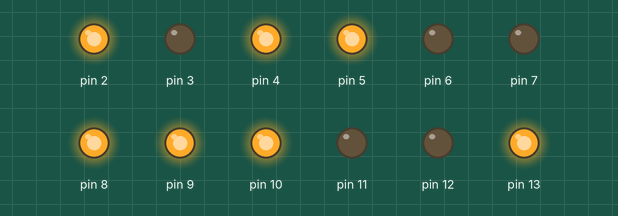
Bench run of a sketch on a simulated Arduino Uno, built with avr-gcc and run on an emulated ATmega328P. On the bench: output pins drawn as LEDs (lit = HIGH).

Above: at 3.83 s.
At 4.5 s:
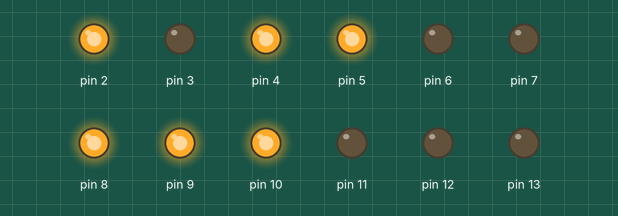
Timing chart, 0 to 6.7 s (numbered marks = the images above):
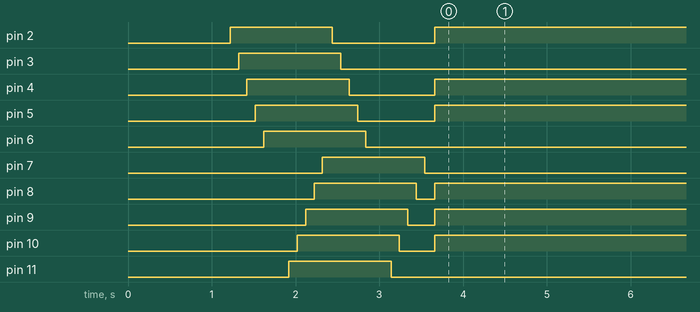

The sketch:

program.ino
```cpp
int miliseconds = 0;
int seconds = 0;
int minutes = 14;
int hours = 13;
bool secondBeep = false;
bool minutesArray[] = { false, false, false, false, false, false };
bool hoursArray[] = { false, false, false, false, false, false };
unsigned long lastTime = 0;
int secondsInAMinute = 60;     //60
int minutesInAnHour = 60;      //60
int hoursInADay = 24;          //24
int milisecondsInASecond = 1000;  //1000
bool debug = false;
void setup() {
  // put your setup code here, to run once:
  initPins();
  runDiag();
  //coolThing();
  startSerial();
}

void initPins()
{
  for (int i = 2; i < 14; i++) {
    pinMode(i, OUTPUT);
  }
}
void startSerial()
{
  if(debug)
  {
    Serial.begin(9600);
    Serial.print("Begin Run");
  }
}

void runDiag()
{
  setAll(false);
  delay(20);
  setAll(true);
  delay(20);
  setAll(false);
  delay(20);
}

void loop() {
  // put your main code here, to run repeatedly:
  unsigned long currentTime = millis();
  if (hasBeenASecond(currentTime))
  {
    lastTime += milisecondsInASecond;
    incrementTime();
    setSeconds();
    setMinutes();
    setHours();
    setSecondBeep();
    setHourBeeps();
    setMinuteBeeps();
  }
}

bool hasBeenASecond(unsigned long now) {
  return (now - lastTime) >= milisecondsInASecond;
}
void dumpArray()
{
  if(debug)
  {
    Serial.print("{");
    for (int i = 0; i <= 5; i++)
    {
      Serial.print(minutesArray[i]);
      if(i < 5) Serial.print(",");
    }
    Serial.print("}");
  }
}

void incrementTime() {
  seconds++;
  if (seconds >= secondsInAMinute) {
    seconds = 0;
    minutes++;
  }
  if (minutes >= minutesInAnHour) {
    if(debug) Serial.print(minutes);
    dumpArray();
    minutes = 0;
    hours++;
  }
  if (hours >= hoursInADay) {
    hours = 0;
  }
}

void setAll(bool val) {
  for (int i = 2; i < 7; i++) {
    setBeep(i, val);
    delay(100);
  }
  for (int i = 13; i >= 7; i--) {
    setBeep(i, val);
    delay(100);
  }
}

void coolThing() {
  for (int j = 0; j < 100; j++) {
    for (int i = 2; i < 10; i++) {
      if (i < 7) {
        setBeep(i, HIGH);
      }
      delay(100);
      setBeep(i - 3, LOW);
    }
    for (int i = 13; i >= 4; i--) {
      if (i >= 7) {
        setBeep(i, HIGH);
      }
      delay(100);
      setBeep(i + 3, LOW);
    }
  }
}


void setBeep(int pin, bool val) {
  if (val) {
    digitalWrite(pin, HIGH);
  } else {
    digitalWrite(pin, LOW);
  }
}

void setSecondBeep() {
  setBeep(13, secondBeep);
}
void setHourBeeps() {
  setBeep(2, hoursArray[0]);  //1
  setBeep(3, hoursArray[1]);  //2
  setBeep(4, hoursArray[2]);  //4
  setBeep(5, hoursArray[3]);  //8
  setBeep(6, hoursArray[4]);  //16
  //setBeep(7, hoursArray[4])
}

void setMinuteBeeps() {
  setBeep(7, minutesArray[0]);
  setBeep(8, minutesArray[1]);
  setBeep(9, minutesArray[2]);
  setBeep(10, minutesArray[3]);
  setBeep(11, minutesArray[4]);
  setBeep(12, minutesArray[5]);
  //setBeep(13, minutesArray[5]);   //64 DONT USE 13 - OVERRIDES L
}

void setSeconds() {
  secondBeep = !secondBeep;
}

void setMinutes() {
  int workingValue = minutes;
  for (int i = 5; i >= 0; i--) {
    int bitVal = 1 << i;
    if (workingValue >= bitVal) {
      workingValue -= bitVal;
      minutesArray[i] = true;
    } else {
      minutesArray[i] = false;
    }
  }
}
void setHours() {
  int workingValue = hours;  //1
  for (int i = 4; i >= 0; i--) {
    int bitVal = 1 << i;
    if (workingValue >= bitVal)
    {
      workingValue -= bitVal;
      hoursArray[i] = true;
    } else {
      hoursArray[i] = false;
    }
  }
}
```

Measured:
- by itself, pin 2: HIGH → LOW at 2.4 s, → HIGH 1.2 s later
- by itself, pin 4: HIGH → LOW at 2.6 s, → HIGH 1.0 s later
- by itself, pin 5: HIGH → LOW at 2.7 s, → HIGH 0.92 s later
- by itself, pin 8: HIGH → LOW at 3.4 s, → HIGH 0.22 s later
- by itself, pin 9: HIGH → LOW at 3.3 s, → HIGH 0.32 s later
- by itself, pin 10: HIGH → LOW at 3.2 s, → HIGH 0.42 s later
- by itself, pin 13: goes LOW 0.72 s, HIGH 0.34 s, 17 × (LOW 1.0 s, HIGH 1.0 s), LOW 1.0 s, then HIGH
